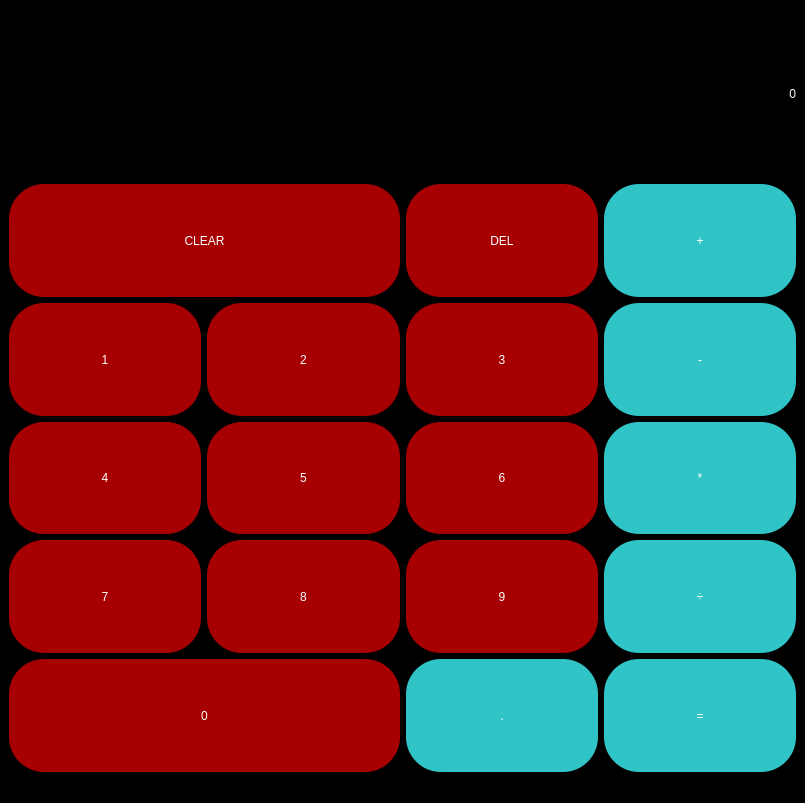
<?xml version="1.0" encoding="UTF-8"?>
<ui version="4.0">
 <class>MainWindow</class>
 <widget class="QMainWindow" name="MainWindow">
  <property name="geometry">
   <rect>
    <x>0</x>
    <y>0</y>
    <width>805</width>
    <height>803</height>
   </rect>
  </property>
  <property name="windowTitle">
   <string>Calculator</string>
  </property>
  <property name="windowIcon">
   <iconset>
    <normaloff>C:/Users/AMISH ANAND/Downloads/calc.png</normaloff>C:/Users/AMISH ANAND/Downloads/calc.png</iconset>
  </property>
  <property name="styleSheet">
   <string notr="true">background-color: rgb(0, 0, 0);</string>
  </property>
  <widget class="QWidget" name="centralwidget">
   <layout class="QVBoxLayout" name="verticalLayout">
    <item>
     <layout class="QGridLayout" name="gridLayout">
      <item row="4" column="2">
       <widget class="QPushButton" name="push_9">
        <property name="sizePolicy">
         <sizepolicy hsizetype="MinimumExpanding" vsizetype="Preferred">
          <horstretch>0</horstretch>
          <verstretch>10</verstretch>
         </sizepolicy>
        </property>
        <property name="styleSheet">
         <string notr="true">QPushButton{
	font: 75 20pt &quot;MS Shell Dlg 2&quot;;
	color: rgb(255, 255, 255);
	background-color: rgb(167, 0, 2);
border-radius:35px;
}
QPushButton:hover{
color: rgb(61, 61, 61);
	background-color: rgb(236, 236, 236);
}
</string>
        </property>
        <property name="text">
         <string>9</string>
        </property>
        <property name="shortcut">
         <string>9</string>
        </property>
       </widget>
      </item>
      <item row="4" column="1">
       <widget class="QPushButton" name="push_8">
        <property name="sizePolicy">
         <sizepolicy hsizetype="MinimumExpanding" vsizetype="Preferred">
          <horstretch>0</horstretch>
          <verstretch>10</verstretch>
         </sizepolicy>
        </property>
        <property name="styleSheet">
         <string notr="true">QPushButton{
	font: 75 20pt &quot;MS Shell Dlg 2&quot;;
	color: rgb(255, 255, 255);
	background-color: rgb(167, 0, 2);
border-radius:35px;
}
QPushButton:hover{
color: rgb(61, 61, 61);
	background-color: rgb(236, 236, 236);
}
</string>
        </property>
        <property name="text">
         <string>8</string>
        </property>
        <property name="shortcut">
         <string>8</string>
        </property>
       </widget>
      </item>
      <item row="3" column="3">
       <widget class="QPushButton" name="push_mul">
        <property name="sizePolicy">
         <sizepolicy hsizetype="MinimumExpanding" vsizetype="Preferred">
          <horstretch>0</horstretch>
          <verstretch>10</verstretch>
         </sizepolicy>
        </property>
        <property name="styleSheet">
         <string notr="true">QPushButton{
	font: 75 36pt &quot;MS Shell Dlg 2&quot;;
	color: rgb(255, 255, 255);
	background-color: rgb(49, 196, 198);
border-radius:35px;
}
QPushButton:hover{
color: rgb(61, 61, 61);
	background-color: rgb(255, 186, 169);
}
</string>
        </property>
        <property name="text">
         <string>*</string>
        </property>
        <property name="shortcut">
         <string>*</string>
        </property>
       </widget>
      </item>
      <item row="3" column="0">
       <widget class="QPushButton" name="push_4">
        <property name="sizePolicy">
         <sizepolicy hsizetype="MinimumExpanding" vsizetype="Preferred">
          <horstretch>0</horstretch>
          <verstretch>10</verstretch>
         </sizepolicy>
        </property>
        <property name="styleSheet">
         <string notr="true">QPushButton{
	font: 75 20pt &quot;MS Shell Dlg 2&quot;;
	color: rgb(255, 255, 255);
	background-color: rgb(167, 0, 2);
border-radius:35px;
}
QPushButton:hover{
color: rgb(61, 61, 61);
	background-color: rgb(236, 236, 236);
}
</string>
        </property>
        <property name="text">
         <string>4</string>
        </property>
        <property name="shortcut">
         <string>4</string>
        </property>
       </widget>
      </item>
      <item row="2" column="0">
       <widget class="QPushButton" name="push_1">
        <property name="sizePolicy">
         <sizepolicy hsizetype="MinimumExpanding" vsizetype="Preferred">
          <horstretch>0</horstretch>
          <verstretch>10</verstretch>
         </sizepolicy>
        </property>
        <property name="styleSheet">
         <string notr="true">QPushButton{
	font: 75 20pt &quot;MS Shell Dlg 2&quot;;
	color: rgb(255, 255, 255);
	background-color: rgb(167, 0, 2);
border-radius:35px;
}
QPushButton:hover{
color: rgb(61, 61, 61);
	background-color: rgb(236, 236, 236);
}
</string>
        </property>
        <property name="text">
         <string>1</string>
        </property>
        <property name="shortcut">
         <string>1</string>
        </property>
       </widget>
      </item>
      <item row="2" column="2">
       <widget class="QPushButton" name="push_3">
        <property name="sizePolicy">
         <sizepolicy hsizetype="MinimumExpanding" vsizetype="Preferred">
          <horstretch>0</horstretch>
          <verstretch>10</verstretch>
         </sizepolicy>
        </property>
        <property name="styleSheet">
         <string notr="true">QPushButton{
	font: 75 20pt &quot;MS Shell Dlg 2&quot;;
	color: rgb(255, 255, 255);
	background-color: rgb(167, 0, 2);
border-radius:35px;
}
QPushButton:hover{
color: rgb(61, 61, 61);
	background-color: rgb(236, 236, 236);
}
</string>
        </property>
        <property name="text">
         <string>3</string>
        </property>
        <property name="shortcut">
         <string>3</string>
        </property>
       </widget>
      </item>
      <item row="2" column="1">
       <widget class="QPushButton" name="push_2">
        <property name="sizePolicy">
         <sizepolicy hsizetype="MinimumExpanding" vsizetype="Preferred">
          <horstretch>0</horstretch>
          <verstretch>10</verstretch>
         </sizepolicy>
        </property>
        <property name="styleSheet">
         <string notr="true">QPushButton{
	font: 75 20pt &quot;MS Shell Dlg 2&quot;;
	color: rgb(255, 255, 255);
	background-color: rgb(167, 0, 2);
border-radius:35px;
}
QPushButton:hover{
color: rgb(61, 61, 61);
	background-color: rgb(236, 236, 236);
}
</string>
        </property>
        <property name="text">
         <string>2</string>
        </property>
        <property name="shortcut">
         <string>2</string>
        </property>
       </widget>
      </item>
      <item row="2" column="3">
       <widget class="QPushButton" name="push_sub">
        <property name="sizePolicy">
         <sizepolicy hsizetype="MinimumExpanding" vsizetype="Preferred">
          <horstretch>0</horstretch>
          <verstretch>10</verstretch>
         </sizepolicy>
        </property>
        <property name="styleSheet">
         <string notr="true">QPushButton{
	font: 75 36pt &quot;MS Shell Dlg 2&quot;;
	color: rgb(255, 255, 255);
	background-color: rgb(49, 196, 198);
border-radius:35px;
}
QPushButton:hover{
color: rgb(61, 61, 61);
	background-color: rgb(255, 186, 169);
}
</string>
        </property>
        <property name="text">
         <string>-</string>
        </property>
        <property name="shortcut">
         <string>-</string>
        </property>
       </widget>
      </item>
      <item row="5" column="3">
       <widget class="QPushButton" name="push_equal">
        <property name="sizePolicy">
         <sizepolicy hsizetype="MinimumExpanding" vsizetype="Preferred">
          <horstretch>0</horstretch>
          <verstretch>10</verstretch>
         </sizepolicy>
        </property>
        <property name="styleSheet">
         <string notr="true">QPushButton{
	font: 75 36pt &quot;MS Shell Dlg 2&quot;;
	color: rgb(255, 255, 255);
	background-color: rgb(49, 196, 198);
border-radius:35px;
}
QPushButton:hover{
color: rgb(61, 61, 61);
	background-color: rgb(255, 186, 169);
}
</string>
        </property>
        <property name="text">
         <string>=</string>
        </property>
        <property name="shortcut">
         <string>Enter</string>
        </property>
       </widget>
      </item>
      <item row="1" column="2">
       <widget class="QPushButton" name="push_del">
        <property name="sizePolicy">
         <sizepolicy hsizetype="MinimumExpanding" vsizetype="Preferred">
          <horstretch>0</horstretch>
          <verstretch>10</verstretch>
         </sizepolicy>
        </property>
        <property name="styleSheet">
         <string notr="true">QPushButton{
	font: 75 20pt &quot;MS Shell Dlg 2&quot;;
	color: rgb(255, 255, 255);
	background-color: rgb(167, 0, 2);
border-radius:35px;
}
QPushButton:hover{
color: rgb(61, 61, 61);
	background-color: rgb(236, 236, 236);
}
</string>
        </property>
        <property name="text">
         <string>DEL</string>
        </property>
        <property name="shortcut">
         <string>Backspace</string>
        </property>
       </widget>
      </item>
      <item row="5" column="2">
       <widget class="QPushButton" name="push_decimal">
        <property name="sizePolicy">
         <sizepolicy hsizetype="MinimumExpanding" vsizetype="Preferred">
          <horstretch>0</horstretch>
          <verstretch>10</verstretch>
         </sizepolicy>
        </property>
        <property name="styleSheet">
         <string notr="true">QPushButton{
	font: 75 36pt &quot;MS Shell Dlg 2&quot;;
	color: rgb(255, 255, 255);
	background-color: rgb(49, 196, 198);
border-radius:35px;
}
QPushButton:hover{
color: rgb(61, 61, 61);
	background-color: rgb(255, 186, 169);
}
</string>
        </property>
        <property name="text">
         <string>.</string>
        </property>
        <property name="shortcut">
         <string>.</string>
        </property>
       </widget>
      </item>
      <item row="4" column="0">
       <widget class="QPushButton" name="push_7">
        <property name="sizePolicy">
         <sizepolicy hsizetype="MinimumExpanding" vsizetype="Preferred">
          <horstretch>0</horstretch>
          <verstretch>10</verstretch>
         </sizepolicy>
        </property>
        <property name="styleSheet">
         <string notr="true">QPushButton{
	font: 75 20pt &quot;MS Shell Dlg 2&quot;;
	color: rgb(255, 255, 255);
	background-color: rgb(167, 0, 2);
border-radius:35px;
}
QPushButton:hover{
color: rgb(61, 61, 61);
	background-color: rgb(236, 236, 236);
}
</string>
        </property>
        <property name="text">
         <string>7</string>
        </property>
        <property name="shortcut">
         <string>7</string>
        </property>
       </widget>
      </item>
      <item row="3" column="2">
       <widget class="QPushButton" name="push_6">
        <property name="sizePolicy">
         <sizepolicy hsizetype="MinimumExpanding" vsizetype="Preferred">
          <horstretch>0</horstretch>
          <verstretch>10</verstretch>
         </sizepolicy>
        </property>
        <property name="styleSheet">
         <string notr="true">QPushButton{
	font: 75 20pt &quot;MS Shell Dlg 2&quot;;
	color: rgb(255, 255, 255);
	background-color: rgb(167, 0, 2);
border-radius:35px;
}
QPushButton:hover{
color: rgb(61, 61, 61);
	background-color: rgb(236, 236, 236);
}
</string>
        </property>
        <property name="text">
         <string>6</string>
        </property>
        <property name="shortcut">
         <string>6</string>
        </property>
       </widget>
      </item>
      <item row="3" column="1">
       <widget class="QPushButton" name="push_5">
        <property name="sizePolicy">
         <sizepolicy hsizetype="MinimumExpanding" vsizetype="Preferred">
          <horstretch>0</horstretch>
          <verstretch>10</verstretch>
         </sizepolicy>
        </property>
        <property name="styleSheet">
         <string notr="true">QPushButton{
	font: 75 20pt &quot;MS Shell Dlg 2&quot;;
	color: rgb(255, 255, 255);
	background-color: rgb(167, 0, 2);
border-radius:35px;
}
QPushButton:hover{
color: rgb(61, 61, 61);
	background-color: rgb(236, 236, 236);
}
</string>
        </property>
        <property name="text">
         <string>5</string>
        </property>
        <property name="shortcut">
         <string>5</string>
        </property>
       </widget>
      </item>
      <item row="4" column="3">
       <widget class="QPushButton" name="push_div">
        <property name="sizePolicy">
         <sizepolicy hsizetype="MinimumExpanding" vsizetype="Preferred">
          <horstretch>0</horstretch>
          <verstretch>10</verstretch>
         </sizepolicy>
        </property>
        <property name="styleSheet">
         <string notr="true">QPushButton{
	font: 75 36pt &quot;MS Shell Dlg 2&quot;;
	color: rgb(255, 255, 255);
	background-color: rgb(49, 196, 198);
border-radius:35px;
}
QPushButton:hover{
color: rgb(61, 61, 61);
	background-color: rgb(255, 186, 169);
}
</string>
        </property>
        <property name="text">
         <string>÷</string>
        </property>
        <property name="shortcut">
         <string>/</string>
        </property>
       </widget>
      </item>
      <item row="1" column="3">
       <widget class="QPushButton" name="push_add">
        <property name="sizePolicy">
         <sizepolicy hsizetype="MinimumExpanding" vsizetype="Preferred">
          <horstretch>0</horstretch>
          <verstretch>10</verstretch>
         </sizepolicy>
        </property>
        <property name="styleSheet">
         <string notr="true">QPushButton{
	font: 75 36pt &quot;MS Shell Dlg 2&quot;;
	color: rgb(255, 255, 255);
	background-color: rgb(49, 196, 198);
border-radius:35px;
}
QPushButton:hover{
color: rgb(61, 61, 61);
	background-color: rgb(255, 186, 169);
}
</string>
        </property>
        <property name="text">
         <string>+</string>
        </property>
        <property name="shortcut">
         <string>+</string>
        </property>
       </widget>
      </item>
      <item row="1" column="0" colspan="2">
       <widget class="QPushButton" name="push_clear">
        <property name="sizePolicy">
         <sizepolicy hsizetype="MinimumExpanding" vsizetype="Preferred">
          <horstretch>0</horstretch>
          <verstretch>10</verstretch>
         </sizepolicy>
        </property>
        <property name="styleSheet">
         <string notr="true">QPushButton{
	font: 75 20pt &quot;MS Shell Dlg 2&quot;;
	color: rgb(255, 255, 255);
	background-color: rgb(167, 0, 2);
border-radius:35px;
}
QPushButton:hover{
color: rgb(61, 61, 61);
	background-color: rgb(236, 236, 236);
}
</string>
        </property>
        <property name="text">
         <string>CLEAR</string>
        </property>
       </widget>
      </item>
      <item row="5" column="0" colspan="2">
       <widget class="QPushButton" name="push_0">
        <property name="sizePolicy">
         <sizepolicy hsizetype="MinimumExpanding" vsizetype="Preferred">
          <horstretch>0</horstretch>
          <verstretch>10</verstretch>
         </sizepolicy>
        </property>
        <property name="styleSheet">
         <string notr="true">QPushButton{
	font: 75 20pt &quot;MS Shell Dlg 2&quot;;
	color: rgb(255, 255, 255);
	background-color: rgb(167, 0, 2);
border-radius:35px;
}
QPushButton:hover{
color: rgb(61, 61, 61);
	background-color: rgb(236, 236, 236);
}
</string>
        </property>
        <property name="text">
         <string>0</string>
        </property>
        <property name="shortcut">
         <string>0</string>
        </property>
       </widget>
      </item>
      <item row="0" column="0" colspan="4">
       <widget class="QLabel" name="label">
        <property name="sizePolicy">
         <sizepolicy hsizetype="MinimumExpanding" vsizetype="Preferred">
          <horstretch>0</horstretch>
          <verstretch>15</verstretch>
         </sizepolicy>
        </property>
        <property name="styleSheet">
         <string notr="true">font: 75 36pt &quot;MS Shell Dlg 2&quot;;
color: rgb(255, 255, 255)</string>
        </property>
        <property name="text">
         <string>0</string>
        </property>
        <property name="alignment">
         <set>Qt::AlignRight|Qt::AlignTrailing|Qt::AlignVCenter</set>
        </property>
       </widget>
      </item>
     </layout>
    </item>
   </layout>
  </widget>
  <widget class="QMenuBar" name="menubar">
   <property name="geometry">
    <rect>
     <x>0</x>
     <y>0</y>
     <width>805</width>
     <height>26</height>
    </rect>
   </property>
  </widget>
  <widget class="QStatusBar" name="statusbar"/>
 </widget>
 <resources/>
 <connections/>
</ui>
